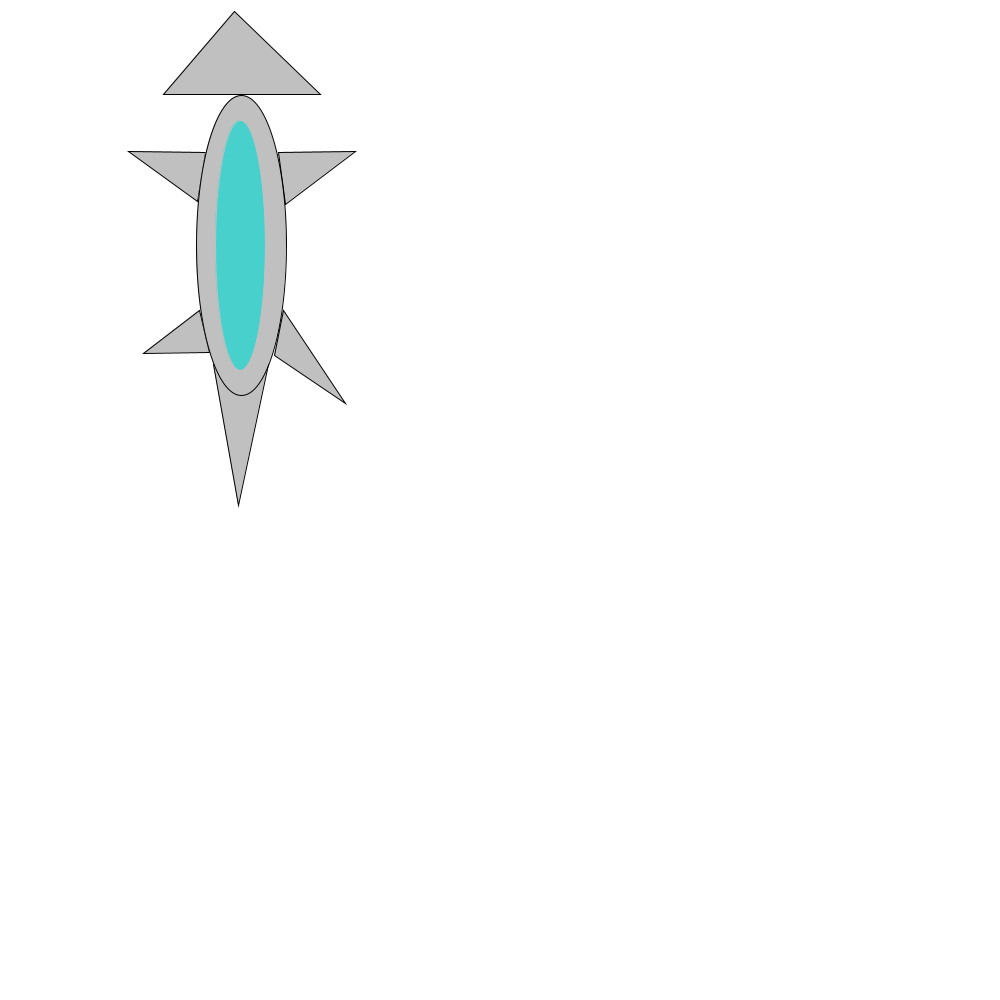
Frame 1 (no input)
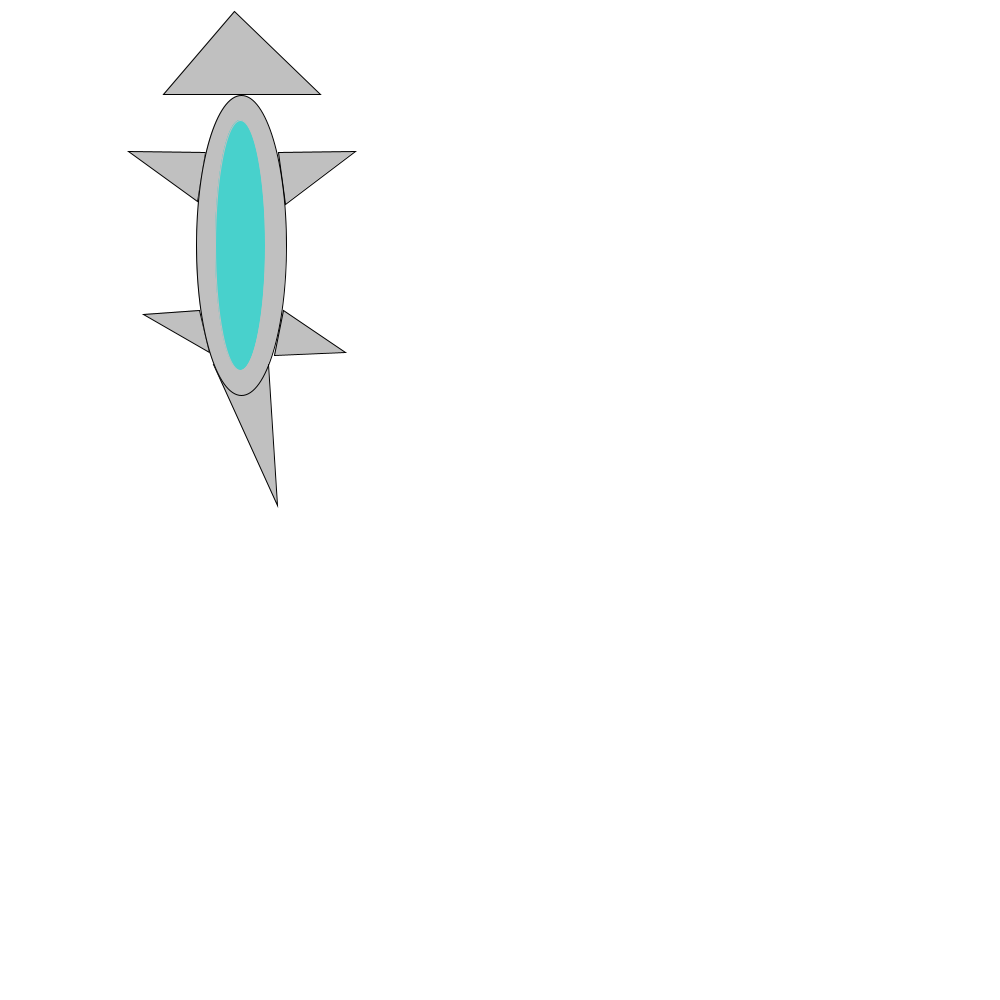
Frame 60 (the mouse pressed at the canvas centre just before this capture)
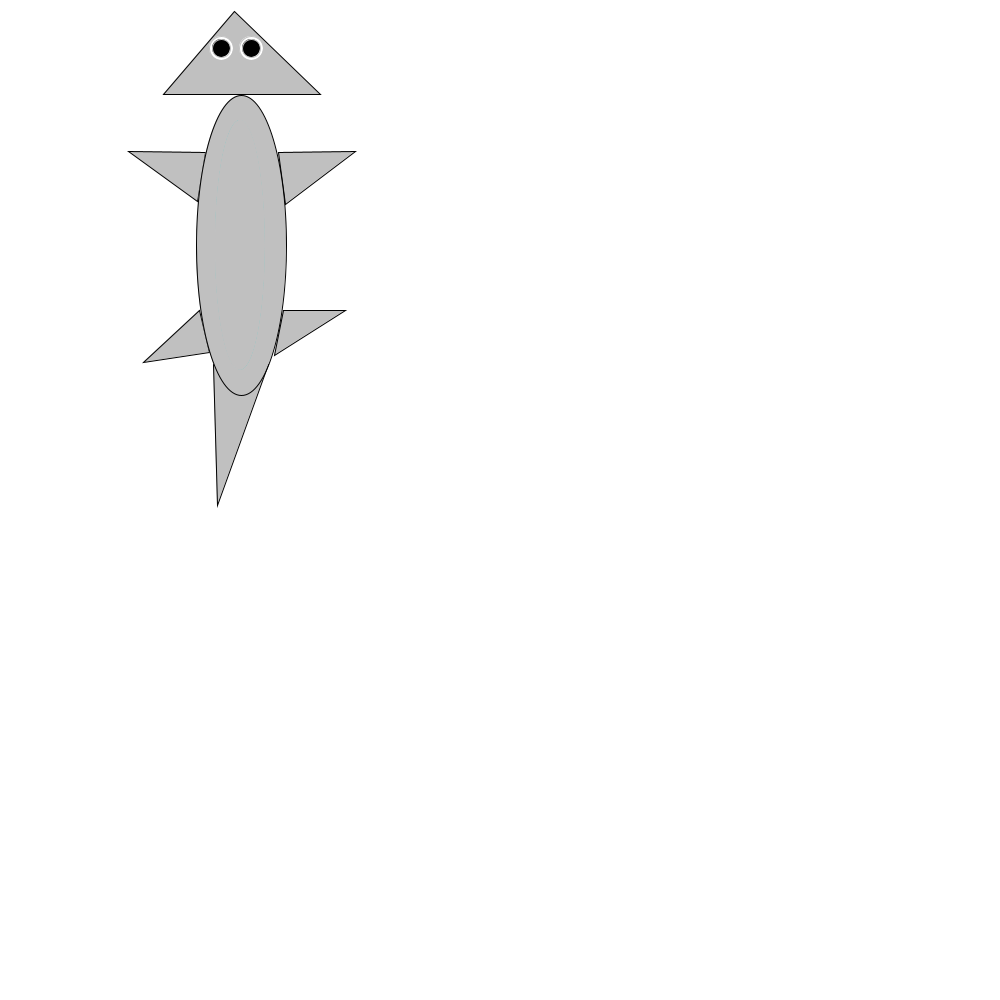
Frame 120 (the mouse held since frame 60 and released just before this capture)

The Processing sketch that drew these frames (run headless with seeded random() and noise(); from frame 60 on, the mouse is pressed at the canvas centre):

// Processing sketch: processing_153310
// ── processing_153310.pde

int tail;
int tails;
int leftleg;
int leftlegs;
int rightlegs;
int rightleg;

void setup() {



  tail=237;
  rightleg = 400;
  tails=1;
  leftleg = 350;
  leftlegs = 3;
  rightlegs = 3;
  size(1000, 1000);
}

void draw () {
  println(mouseX, mouseY);
  background(255);



  fill(192, 192, 192);
  stroke(0);
  triangle(234, 11, 320, 94, 163, 94);

  //wagging tail and moving legs 

  tail=tail+tails;
  rightleg=rightleg+rightlegs;
  leftleg = leftleg + leftlegs;


  if (rightleg>420) { 
    rightlegs = rightlegs *-1;
  }
  if (rightleg<310) { 
    rightlegs = rightlegs *-1;
  }
  if (leftleg>420) { 
    leftlegs = leftlegs *-1;
  }
  if (leftleg<310) { 
    leftlegs = leftlegs *-1;
  }
  if (tail>=287)
    tails=tails*-1;
  if (tail<=187)
    tails=tails*-1;


  triangle(213, 364, 268, 364, tail, 505);
  triangle(199, 310, 209, 352, 143, leftleg);
  triangle(283, 310, 274, 355, 345, rightleg);
  triangle(205, 152, 197, 201, 128, 151);
  triangle(278, 152, 285, 204, 355, 151);
  fill(192, 192, 192);
  ellipse(241, 245, 90, 300);
  fill(72, 209, 204);
  stroke(192, 192, 192);
  ellipse(240, 245, 50, 250);

  if (mousePressed) {
    fill(192, 192, 192);
  } 
  else {
    fill(72, 209, 204);
  }

  ellipse(240, 245, 50, 250);

  //eyes
  if (mousePressed) {
    //left eye
    fill(255);
    ellipse(221, 48, 24, 24);
    fill(0);
    ellipse(221, 48, 18, 18);

    //right eye
    fill(255);
    ellipse(251, 48, 24, 24);
    fill(0);
    ellipse(251, 48, 18, 18);
  }
}
